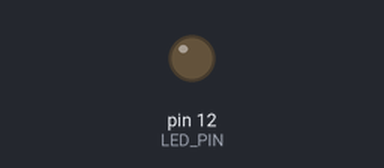
Bench run of a program on a simulated Raspberry Pi (header pin numbers). On the bench: output pins drawn as LEDs (lit = HIGH).

Above: at 0.05 s.
At 1.1 s:
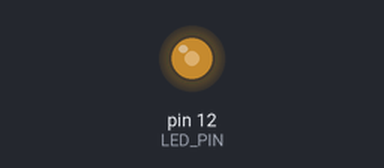
At 2.15 s:
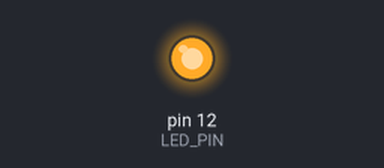
At 4.3 s:
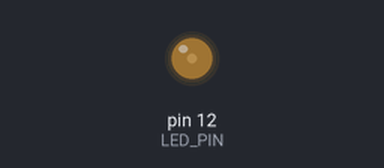
Timing chart, 0 to 6.8 s (numbered marks = the images above):
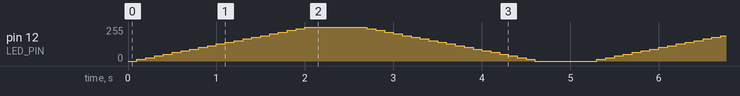

The program:

9_pwm_breath_light.py
```python
import RPi.GPIO as GPIO
import time

LED_PIN = 12

def main():
    GPIO.setmode(GPIO.BOARD)
    GPIO.setup(LED_PIN, GPIO.OUT)
    pwm_led = GPIO.PWM(LED_PIN, 100)
    pwm_led.start(0)  # duty

    duty = 0
    direct = 1  # increase or decrease
    unit = 5
    try:
        while True:
            pwm_led.ChangeDutyCycle(duty)
            time.sleep(0.1)

            duty = duty + direct * unit
            if duty > 100 or duty < 0:
                direct *= -1
                duty = duty + direct * unit
                time.sleep(0.5)

    except KeyboardInterrupt:
        pwm_led.stop()
    finally:
        GPIO.cleanup()

if __name__ == "__main__":
    main()
```
